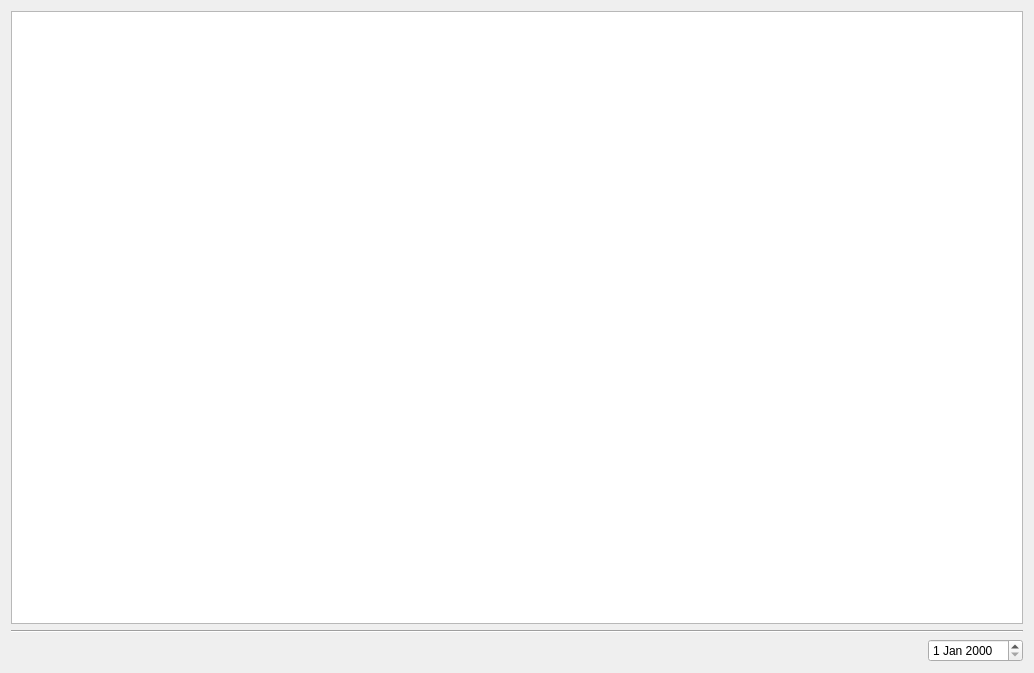
<?xml version="1.0" encoding="UTF-8"?>
<ui version="4.0">
 <class>OpenScheduler::dataview</class>
 <widget class="QWidget" name="OpenScheduler::dataview">
  <property name="geometry">
   <rect>
    <x>0</x>
    <y>0</y>
    <width>1034</width>
    <height>673</height>
   </rect>
  </property>
  <property name="windowTitle">
   <string>dataview</string>
  </property>
  <layout class="QHBoxLayout" name="horizontalLayout">
   <item>
    <layout class="QVBoxLayout" name="verticalLayout">
     <item>
      <widget class="QTableView" name="tableView">
       <attribute name="verticalHeaderVisible">
        <bool>false</bool>
       </attribute>
       <attribute name="verticalHeaderHighlightSections">
        <bool>false</bool>
       </attribute>
      </widget>
     </item>
     <item>
      <widget class="Line" name="line">
       <property name="orientation">
        <enum>Qt::Orientation::Horizontal</enum>
       </property>
      </widget>
     </item>
     <item>
      <layout class="QHBoxLayout" name="horizontalLayout_2">
       <item>
        <spacer name="horizontalSpacer">
         <property name="orientation">
          <enum>Qt::Orientation::Horizontal</enum>
         </property>
         <property name="sizeHint" stdset="0">
          <size>
           <width>40</width>
           <height>20</height>
          </size>
         </property>
        </spacer>
       </item>
       <item>
        <widget class="QDateEdit" name="dateEdit"/>
       </item>
      </layout>
     </item>
    </layout>
   </item>
  </layout>
 </widget>
 <resources/>
 <connections>
  <connection>
   <sender>dateEdit</sender>
   <signal>userDateChanged(QDate)</signal>
   <receiver>OpenScheduler::dataview</receiver>
   <slot>onDateChanged(QDate)</slot>
   <hints>
    <hint type="sourcelabel">
     <x>985</x>
     <y>650</y>
    </hint>
    <hint type="destinationlabel">
     <x>516</x>
     <y>336</y>
    </hint>
   </hints>
  </connection>
 </connections>
 <slots>
  <slot>onDateChanged(QDate)</slot>
 </slots>
</ui>
